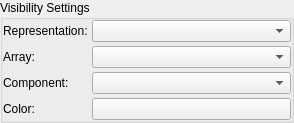
<?xml version="1.0" encoding="UTF-8"?>
<ui version="4.0">
 <class>VSVisibilitySettingsWidget</class>
 <widget class="QWidget" name="VSVisibilitySettingsWidget">
  <property name="geometry">
   <rect>
    <x>0</x>
    <y>0</y>
    <width>294</width>
    <height>121</height>
   </rect>
  </property>
  <property name="windowTitle">
   <string>Visibility Settings</string>
  </property>
  <layout class="QGridLayout" name="gridLayout">
   <property name="leftMargin">
    <number>0</number>
   </property>
   <property name="topMargin">
    <number>0</number>
   </property>
   <property name="rightMargin">
    <number>0</number>
   </property>
   <property name="bottomMargin">
    <number>0</number>
   </property>
   <property name="spacing">
    <number>4</number>
   </property>
   <item row="0" column="0" colspan="2">
    <widget class="QGroupBox" name="visibilityContainer">
     <property name="sizePolicy">
      <sizepolicy hsizetype="Preferred" vsizetype="Minimum">
       <horstretch>0</horstretch>
       <verstretch>0</verstretch>
      </sizepolicy>
     </property>
     <property name="title">
      <string>Visibility Settings</string>
     </property>
     <layout class="QGridLayout" name="visibilityGroupLayout">
      <property name="leftMargin">
       <number>0</number>
      </property>
      <property name="topMargin">
       <number>0</number>
      </property>
      <property name="rightMargin">
       <number>0</number>
      </property>
      <property name="bottomMargin">
       <number>0</number>
      </property>
      <property name="spacing">
       <number>4</number>
      </property>
      <item row="0" column="0">
       <widget class="QLabel" name="representationLabel">
        <property name="text">
         <string>Representation:</string>
        </property>
       </widget>
      </item>
      <item row="0" column="1">
       <widget class="QComboBox" name="representationCombo">
        <property name="currentIndex">
         <number>-1</number>
        </property>
        <item>
         <property name="text">
          <string>Outline</string>
         </property>
        </item>
        <item>
         <property name="text">
          <string>Point</string>
         </property>
        </item>
        <item>
         <property name="text">
          <string>Wireframe</string>
         </property>
        </item>
        <item>
         <property name="text">
          <string>Surface</string>
         </property>
        </item>
        <item>
         <property name="text">
          <string>Surface With Edges</string>
         </property>
        </item>
       </widget>
      </item>
      <item row="1" column="0">
       <widget class="QLabel" name="arrayLabel">
        <property name="text">
         <string>Array:</string>
        </property>
       </widget>
      </item>
      <item row="1" column="1">
       <widget class="QComboBox" name="activeArrayCombo">
        <property name="sizePolicy">
         <sizepolicy hsizetype="MinimumExpanding" vsizetype="Fixed">
          <horstretch>0</horstretch>
          <verstretch>0</verstretch>
         </sizepolicy>
        </property>
       </widget>
      </item>
      <item row="2" column="0">
       <widget class="QLabel" name="componentLabel">
        <property name="text">
         <string>Component:</string>
        </property>
       </widget>
      </item>
      <item row="2" column="1">
       <widget class="QComboBox" name="activeComponentCombo">
        <property name="sizePolicy">
         <sizepolicy hsizetype="MinimumExpanding" vsizetype="Fixed">
          <horstretch>0</horstretch>
          <verstretch>0</verstretch>
         </sizepolicy>
        </property>
       </widget>
      </item>
      <item row="3" column="0">
       <widget class="QLabel" name="colorLabel">
        <property name="text">
         <string>Color: </string>
        </property>
       </widget>
      </item>
      <item row="3" column="1">
       <widget class="VSColorButton" name="colorBtn">
        <property name="sizePolicy">
         <sizepolicy hsizetype="Minimum" vsizetype="Fixed">
          <horstretch>1</horstretch>
          <verstretch>0</verstretch>
         </sizepolicy>
        </property>
        <property name="text">
         <string/>
        </property>
       </widget>
      </item>
     </layout>
    </widget>
   </item>
  </layout>
 </widget>
 <customwidgets>
  <customwidget>
   <class>VSColorButton</class>
   <extends>QPushButton</extends>
   <header>VSColorButton.h</header>
  </customwidget>
 </customwidgets>
 <resources/>
 <connections/>
</ui>
